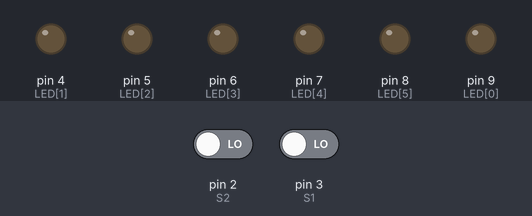
Simulated run of this sketch. Board: Arduino Uno, built with avr-gcc and run on an emulated ATmega328P. Shown: output pins drawn as LEDs (lit = HIGH). The inputs (shaded band) are chosen by the test bench; at power-on: pin 2 (S2) LOW, pin 3 (S1) LOW.

Above: at 1.2 s.
1.3 s: pin 2 (S2) driven HIGH
At 1.6 s:
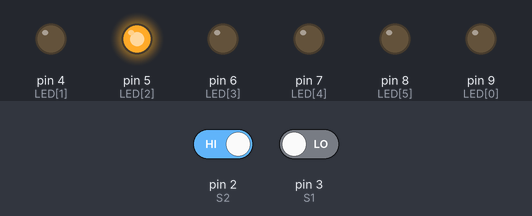
2.8 s: pin 3 (S1) driven HIGH
At 3.9 s:
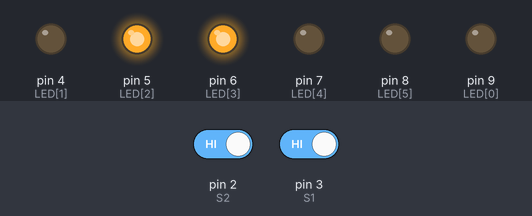
Timing chart, 0 to 5.8 s (numbered marks = the images above; inputs shaded):
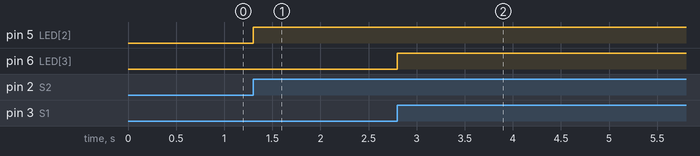

Measured:
- after the input at 1.3 s, pin 5 (LED[2]): LOW → HIGH at once
- after the input at 2.8 s, pin 6 (LED[3]): LOW → HIGH at once

The sketch:

encoder.ino
```cpp
#define S1 3
#define S2 2
const int LED[6] = {9, 4, 5, 6, 7, 8};
void setup()
{
  // put your setup code here, to run once:

  pinMode(LED[0], OUTPUT);
  pinMode(LED[1], OUTPUT);
  pinMode(LED[2], OUTPUT);
  pinMode(LED[3], OUTPUT);
  pinMode(LED[4], OUTPUT);
  pinMode(LED[5], OUTPUT);
  pinMode(S1, INPUT);
  pinMode(S2, INPUT);
  attachInterrupt(digitalPinToInterrupt(S1), left_encoder, CHANGE);
  attachInterrupt(digitalPinToInterrupt(S2), right_encoder, CHANGE);
}

void loop()
{
  // put your main code here, to run repeatedly:
}

void right_encoder()
{
  digitalWrite(LED[2], HIGH);
}
void left_encoder()
{
  digitalWrite(LED[3], HIGH);
}
```
